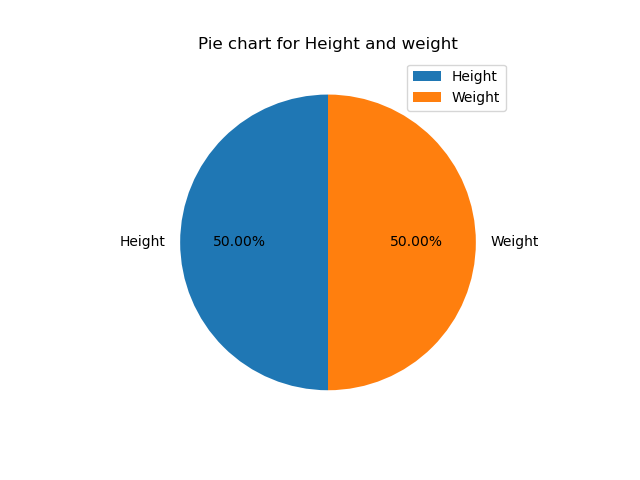
#> input picture ml/machine learning/Supervised Learning/Regression/pie_chart.png, 640 x 480 px
$ python fifth_project.py
#> lines starting #> are read from the running program, lines starting #| are printed output that depends on the picture
import numpy as np
import matplotlib.pyplot as plt
from PIL import Image

def load_image(image_path):
    """Load an image and convert it to a NumPy array."""
    image = Image.open(image_path)
    return np.array(image)

def display_image(image_array, title):
    """Display a NumPy array as an image."""
    plt.imshow(image_array)
    plt.title(title)
    plt.axis('off')

def flip_image(image_array, mode='horizontal'):
    """Flip the image either horizontally or vertically."""
    if mode == 'horizontal':
        return np.fliplr(image_array)
    elif mode == 'vertical':
        return np.flipud(image_array)
    else:
        raise ValueError("Mode must be 'horizontal' or 'vertical'.")

def rotate_image(image_array, degrees):
    """Rotate the image by 90, 180, or 270 degrees."""
    if degrees == 90:
        return np.rot90(image_array, k=1)
    elif degrees == 180:
        return np.rot90(image_array, k=2)
    elif degrees == 270:
        return np.rot90(image_array, k=3)
    else:
        raise ValueError("Degrees must be 90, 180, or 270.")

def convert_to_grayscale(image_array):
    """Convert an image to grayscale."""
    return np.mean(image_array, axis=2, dtype=int)

def adjust_brightness(image_array, factor):
    """Adjust the brightness of an image."""
    brightened_image = np.clip(image_array * factor, 0, 255)
    return brightened_image.astype(np.uint8)

def main():
    print("Image Manipulation with NumPy")
    image_path = input("Enter the path to the image file: ")
#> the answer given: ../../machine learning/Supervised Learning/Regression/pie_chart.png

    # Load the image
    image_array = load_image(image_path)
#> in load_image, image is the input picture: PIL image 640x480 RGBA; mean R, G, B, A 228.3, 223.9, 218, 255

    # Display the original image
    plt.figure(figsize=(12, 8))
    plt.subplot(2, 3, 1)
    display_image(image_array, "Original Image")

    # Flip the image horizontally
    flipped_horiz = flip_image(image_array, mode='horizontal')
#> in flip_image, `return np.fliplr(image_array)`:
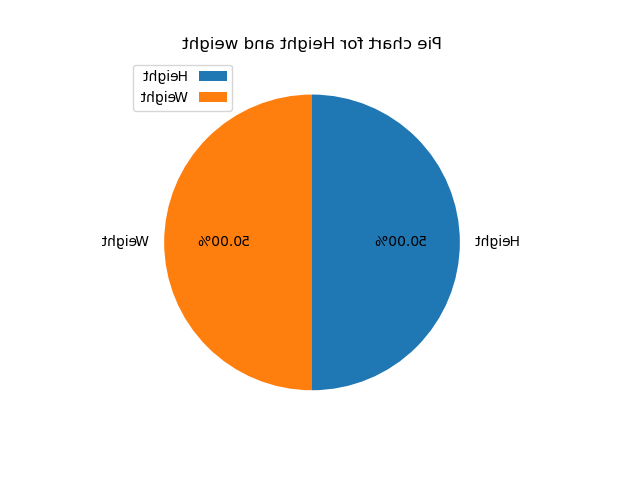
#> returned value: shape (480, 640, 4); mean of channels 0, 1, 2, 3 228.3, 223.9, 218, 255; drawn as R, G, B
    plt.subplot(2, 3, 2)
    display_image(flipped_horiz, "Flipped Horizontally")

    # Flip the image vertically
    flipped_vert = flip_image(image_array, mode='vertical')
#> call 2 of flip_image, with mode = 'vertical'
#> in flip_image (call 2), `return np.flipud(image_array)`:
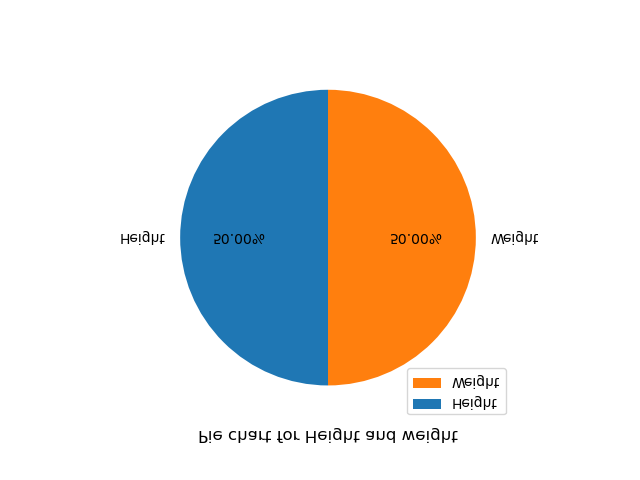
#> returned value: shape (480, 640, 4); mean of channels 0, 1, 2, 3 228.3, 223.9, 218, 255; drawn as R, G, B
    plt.subplot(2, 3, 3)
    display_image(flipped_vert, "Flipped Vertically")

    # Rotate the image 90 degrees
    rotated_90 = rotate_image(image_array, 90)
#> in rotate_image, `return np.rot90(image_array, k=1)`:
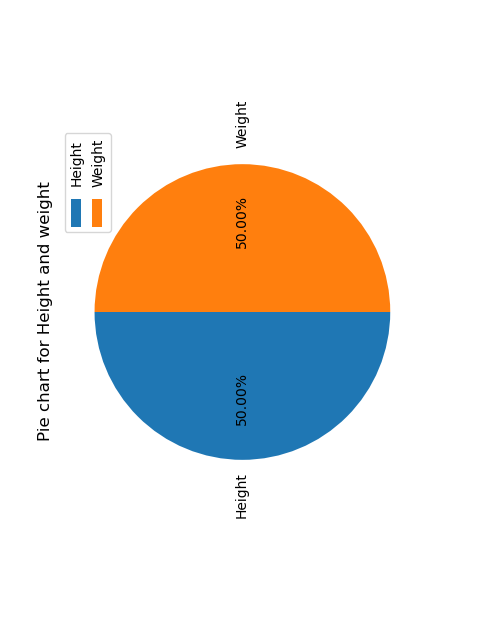
#> returned value: shape (640, 480, 4); mean of channels 0, 1, 2, 3 228.3, 223.9, 218, 255; drawn as R, G, B
    plt.subplot(2, 3, 4)
    display_image(rotated_90, "Rotated 90 Degrees")

    # Convert the image to grayscale
    grayscale_image = convert_to_grayscale(image_array)
#> in convert_to_grayscale, `return np.mean(image_array, axis=2, dtype=int)`:
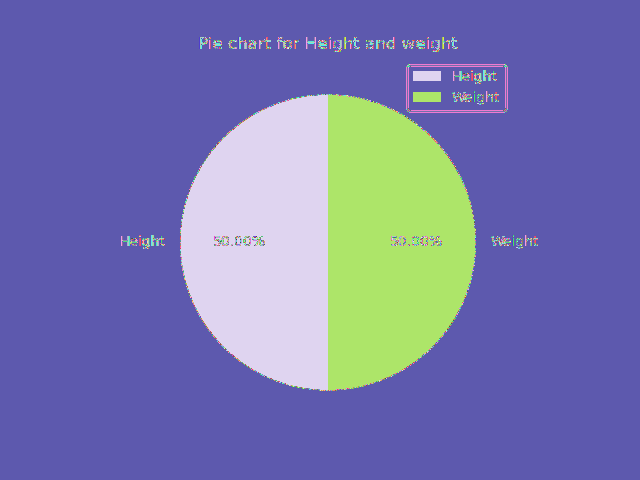
#> returned value: shape (480, 640) int64; 193 distinct labels, from 63 to 255; one colour per label, 0 black
    plt.subplot(2, 3, 5)
    plt.imshow(grayscale_image, cmap='gray')
    plt.title("Grayscale Image")
    plt.axis('off')

    # Adjust the brightness
    brightened_image = adjust_brightness(image_array, factor=1.5)
#> in adjust_brightness, `brightened_image = np.clip(image_array * factor, 0, 255)`:
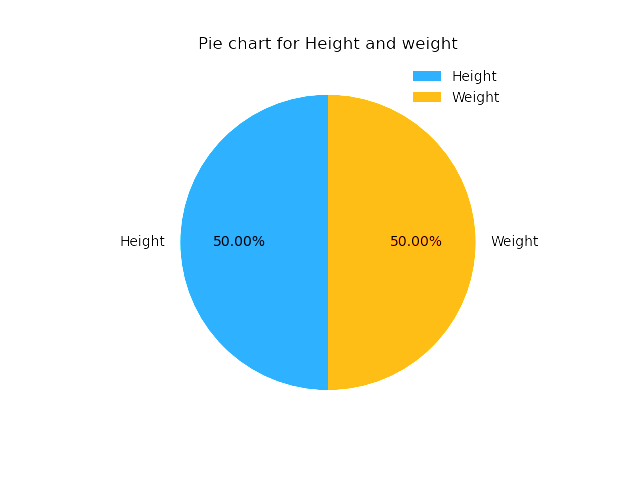
#> brightened_image: shape (480, 640, 4) float64; mean R, G, B, A 230.5, 238, 227.6, 255
    plt.subplot(2, 3, 6)
    display_image(brightened_image, "Brightened Image")

    plt.tight_layout()
    plt.show()

if __name__ == "__main__":
    main()
